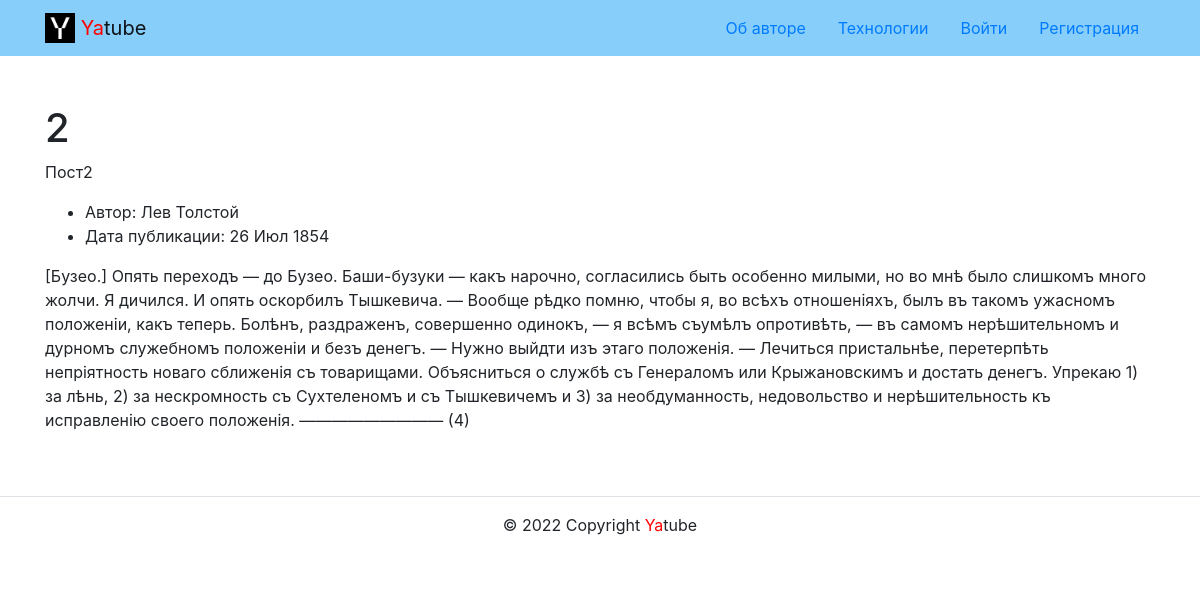
/group/group2/, run on the app's committed database.
### posts/models.py (models this page shows, shortened)
class Group(models.Model):
    title = models.CharField(max_length=200)
    slug = models.SlugField(unique=True)
    description = models.TextField()

class Post(models.Model):
    text = models.TextField()
    pub_date = models.DateTimeField(auto_now_add=True)
    author = models.ForeignKey(
        User,
        on_delete=models.CASCADE,
        related_name='posts'
    )
    group = models.ForeignKey(
        'Group',
        on_delete=models.SET_NULL,
        blank=True,
        null=True,
        related_name='posts'
    )
    class Meta:
        verbose_name = 'post'
        verbose_name_plural = 'posts'
        ordering = ('-pub_date',)

### posts/views.py (the view)
def group_posts(request, slug):
    group = get_object_or_404(Group, slug=slug)
    posts = group.posts.all()[:settings.POST_PER_DATE]
    context = {
        'group': group,
        'posts': posts,
    }
    return render(request, 'posts/group_list.html', context)

### core/context_processors/year.py (called while the page is built)
def year (request):
    dt = datetime.date.today().year
    return {
        'year' : dt
    }

### templates/posts/group_list.html (shortened to what this page needs)
{% extends 'base.html' %}
    {% block content %}
      <div class="container py-5">
        <h1>{{ group.title }}</h1>
        <p>
          {{ group.description }}
        </p>
      {%for post in posts%}
        <article>
          <ul>
            <li>
              Автор: {{post.author.get_full_name}}
            </li>
            <li>
              Дата публикации: {{post.pub_date|date:"d M Y"}}
            </li>
          </ul>
          <p>
            {{post.text|linebreaksbr}}
          </p>
        </article>
      {%endfor%}
      </div>
    {% endblock %}

### data on the page
Group: title "2", description "Пост2"
Post: author.get_full_name "Лев Толстой", pub_date "26 Июл 1854", text "[Бузео.] Опять переходъ — до Бузео. Баши-бузуки — какъ нарочно, согласились быть особенно милыми, но во мнѣ было слишкомъ много жолчи. Я дичился. И опять оскорбилъ Тышкевича. — Вообще рѣдко помню, чтобы я, во всѣхъ отношеніяхъ, былъ въ такомъ ужасномъ положеніи, какъ теперь. Болѣнъ, раздраженъ, совершенно одинокъ, — я всѣмъ съумѣлъ опротивѣть, — въ самомъ нерѣшительномъ и дурномъ служебномъ положеніи и безъ денегъ. — Нужно выйдти изъ этаго положенія. — Лечиться пристальнѣе, перетерпѣть непріятность новаго сближенія съ товарищами. Объясниться о службѣ съ Генераломъ или Крыжановскимъ и достать денегъ. Упрекаю 1) за лѣнь, 2) за нескромность съ Сухтеленомъ и съ Тышкевичемъ и 3) за…"
